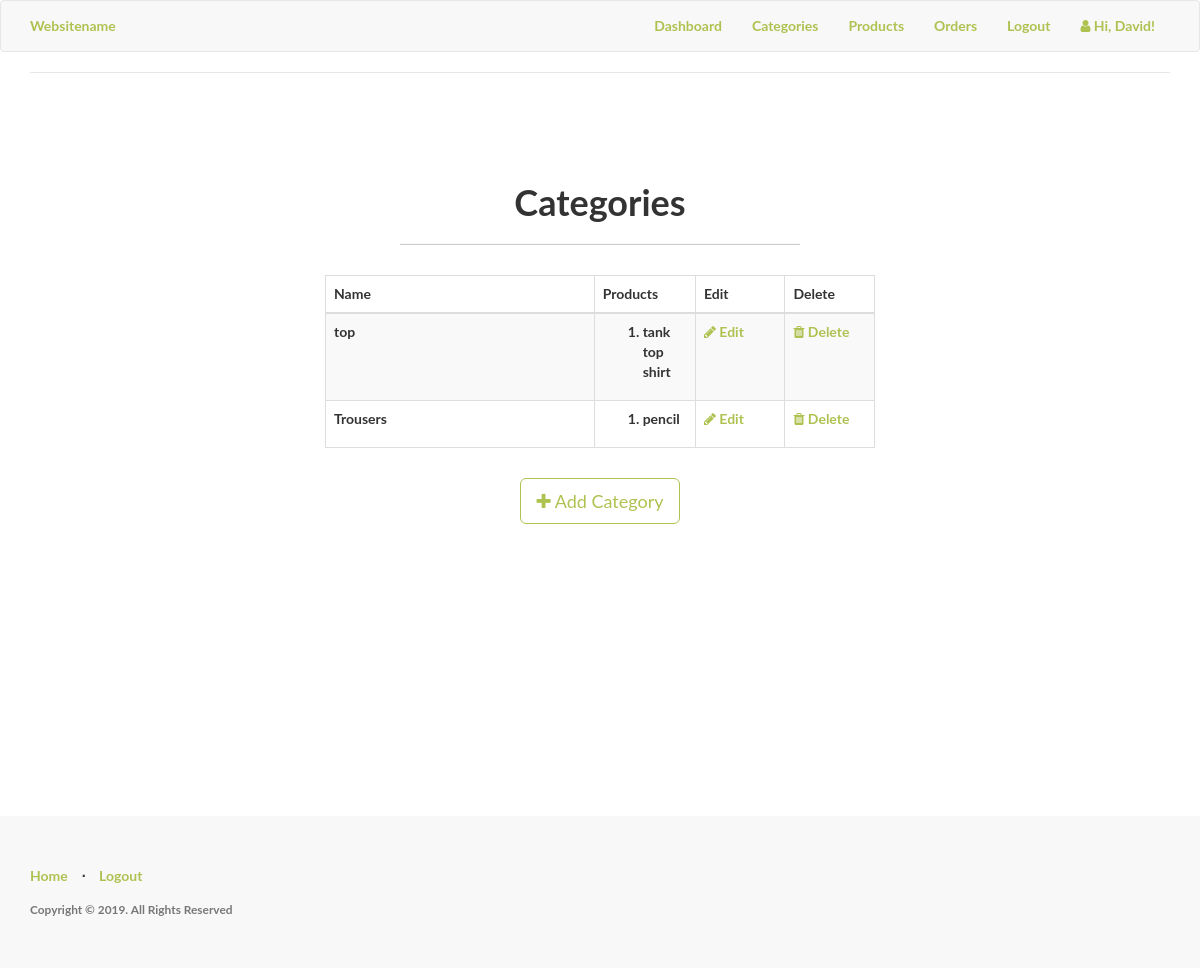
The app's page /admin/categories (signed in), older data.
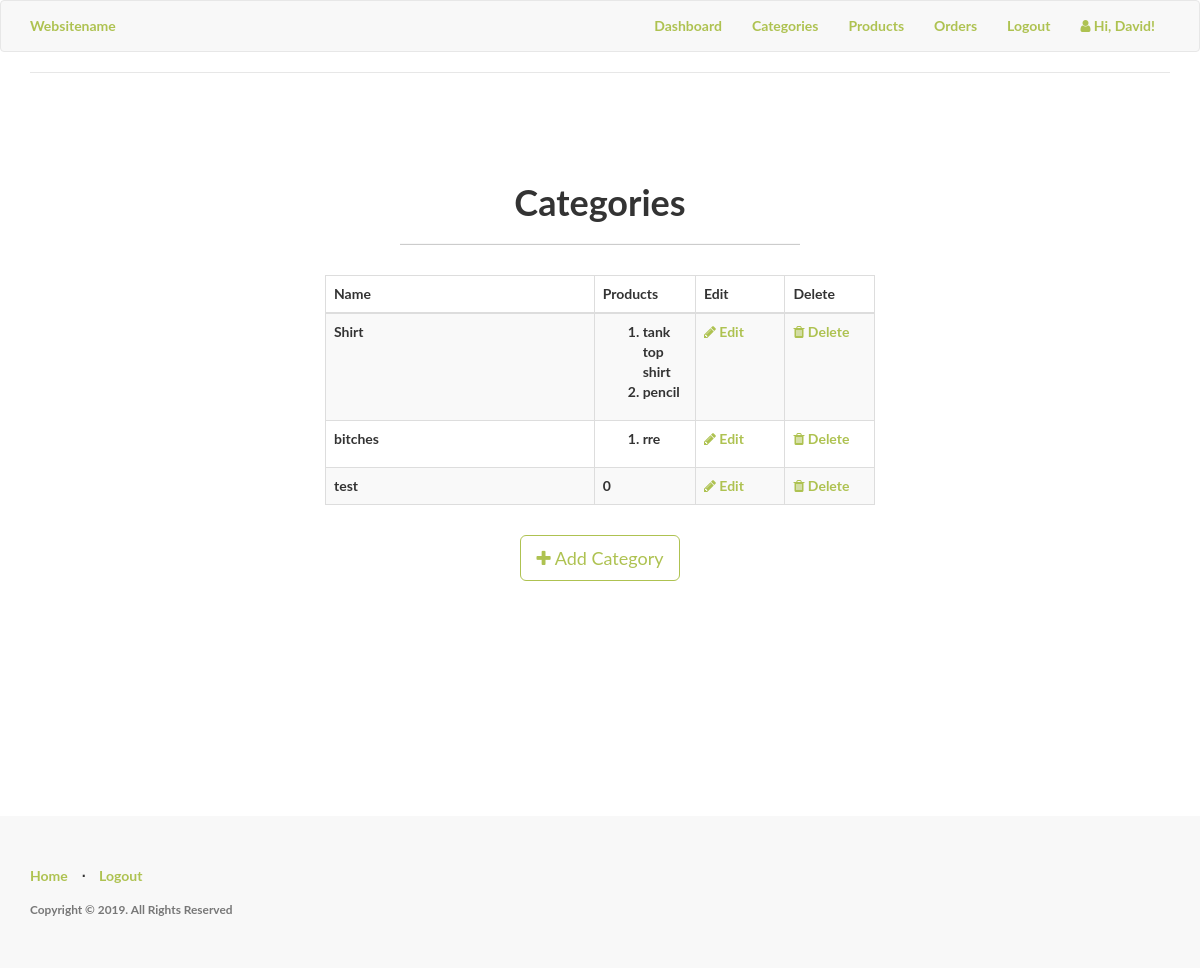
The same page, newer data.
### app/models.py (models this page shows, shortened)
class Categories(db.Model):
	id = db.Column(db.Integer, primary_key=True)
	category_name  = db.Column(db.String(20), index = True)
	product = db.relationship('Products', backref='products_categories')

class Products(db.Model):
	__tablename__ = 'product'
	id = db.Column(db.Integer, primary_key=True)
	product_name = db.Column(db.String(100), index=True)
	product_price = db.Column(db.Integer, index=True)
	product_image = db.Column(db.String(120),index=True)
	product_description = db.Column(db.String(200), index=True)
	product_stock = db.Column(db.Integer, index = True)
	categories_id = db.Column(db.Integer, db.ForeignKey('categories.id'))
	kart_id = db.Column(db.Integer, db.ForeignKey('kart.id'))
	variation = db.relationship('ProductVariations', backref='product_variation')
	'''
		foreign key for product.id
		test this weda its one order several products or several orders, serveral products
		using many to many for now
		#many many rel with order
	'''
	order = db.relationship("Order", secondary = association_table)

### app/admin/routes.py (the view)
@admin.route('/categories', methods = ['GET','POST'])
@login_required
def list_categories():
	check_admin()
	categories = Categories.query.all()
	return render_template('admin/categories/categories.html', title = "Product Categories",
		categories = categories)

### app/admin/routes.py (called while the page is built)
def check_admin():
	if not current_user.is_admin:
		abort(403)

### app/models.py (called while the page is built)
@login_manager.user_loader
def load_user(id):
    return User.query.get(int(id))

### app/templates/admin/categories/categories.html (shortened to what this page needs)
{% import "bootstrap/utils.html" as utils %}
{% extends "header.html" %}
{% block body %}
<div class="content-section">
  <div class="outer">
    <div class="middle">
      <div class="inner">
        <br/>
        <br/>
        <h1 style="text-align:center;">Categories</h1>
        {% if categories %}
          <hr class="intro-divider">
          <div class="center">
            <table class="table table-striped table-bordered">
              <thead>
                <tr>
                  <th width="45%"> Name </th>
                  <th width="15%"> Products</th>
                  <th width="15%"> Edit </th>
                  <th width="15%"> Delete </th>
                </tr>
              </thead>
              <tbody>
              {% for category in categories %}
                <tr>
                  <td> {{ category.category_name }} </td>
                    {% if category.product == [] %}
                    <td>
                      0
                    </td>
                    {% else %}
                  <td>
                      <ol>
                        {% for name in category.product %}
                          <li>
                            {{ name.product_name }}
                          </li>
                          {% endfor %}
                        </ol>
                  </td>
                  {% endif %}
                  <td>
                    <a href="{{ url_for('admin.edit_category', id=category.id) }}">
                      <i class="fa fa-pencil"></i> Edit
                    </a>
                  </td>
                  <td>
                    <a href="{{ url_for('admin.delete_category', id=category.id) }}">
                      <i class="fa fa-trash"></i> Delete
                    </a>
                  </td>
                </tr>
              {% endfor %}
              </tbody>
            </table>
          </div>
          <div style="text-align: center">
        {% else %}
          <div style="text-align: center">
            <h3> No categories have been added. </h3>
            <hr class="intro-divider">
        {% endif %}
          <a href="{{ url_for('admin.add_category') }}" class="btn btn-default btn-lg">
            <i class="fa fa-plus"></i>
            Add Category
          </a>
        </div>
      </div>
    </div>
  </div>
</div>
{% endblock %}

Row changes from the older to the newer data that the page shows:
changed Categories: category_name "top" → "Shirt"; gains Products (product_name "pencil")
changed Categories: category_name "Trousers" → "bitches"; loses Products (product_name "pencil")
added Products: product_name "rre", shown under Categories "bitches"
added Categories: category_name "test", shows "0"
